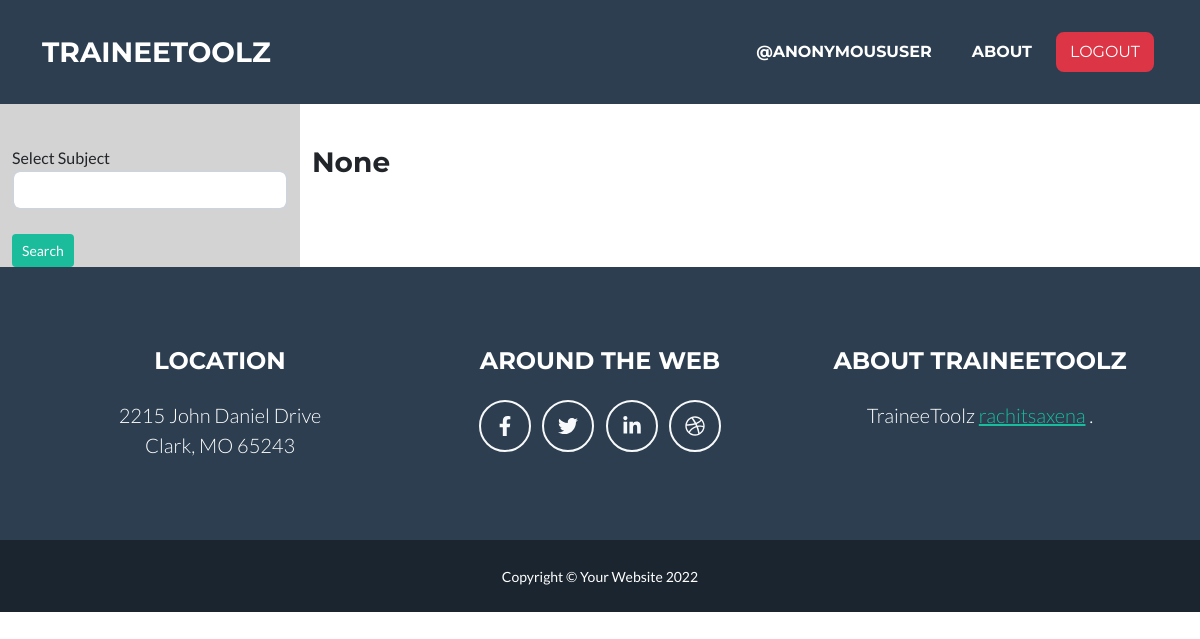
Page /notes/search-results on the earlier database version.
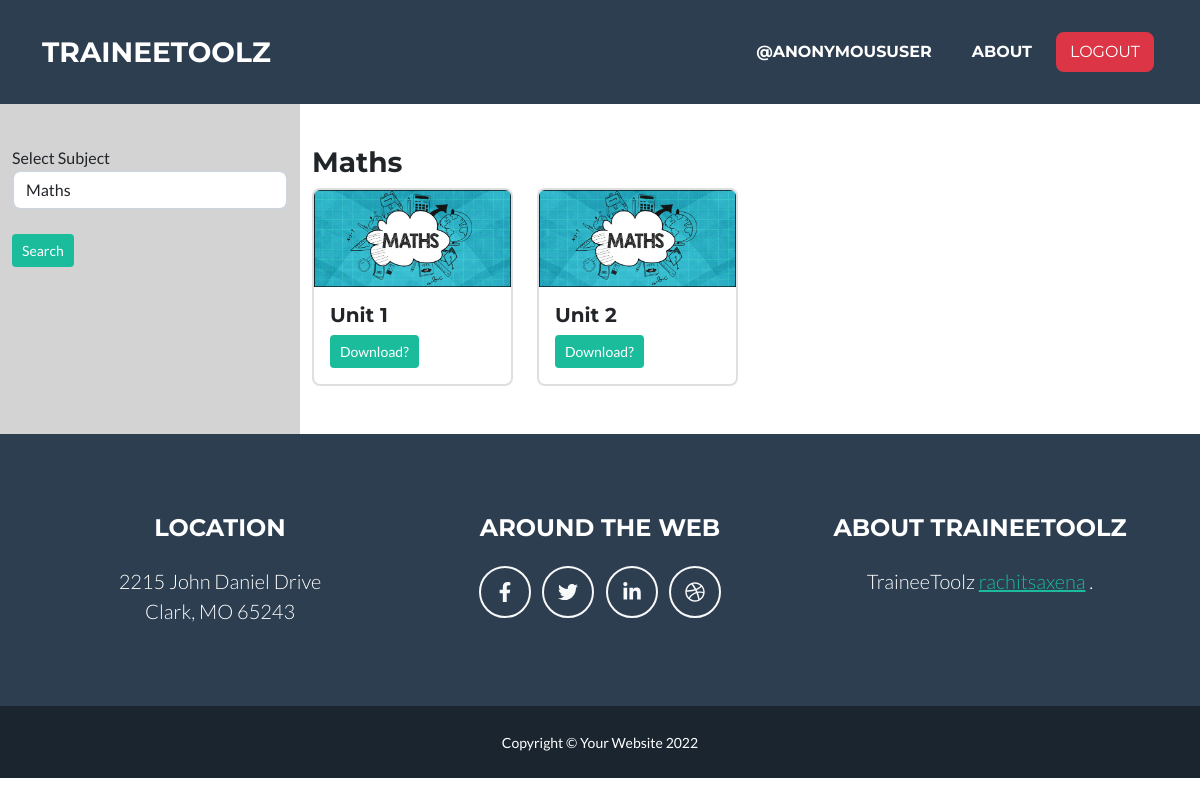
Same page on the later database version.
### notes/models.py (models this page shows, shortened)
class Subject(models.Model):
    name = models.CharField(max_length=100)
    units = models.ManyToManyField('Unit', blank=True, related_name='units')
    img = models.ImageField(null=True , blank=True)
    def __str__(self):
        return self.name

class Unit(models.Model):
    subject = models.ForeignKey(Subject , on_delete=models.CASCADE)
    unitNo = models.IntegerField(default=1)
    file = models.FileField(null=True, blank=True)
    class Meta:
        unique_together = ('unitNo','subject')

### notes/views.py (the view)
# urls.py: path('search-results', views.searchResults , name='search-subject')
def searchResults(request):
    subject = Subject.objects.all().first()
    if request.method=='POST':
        input = request.POST.get('subject')
        subject = Subject.objects.get(name=input)
        print(subject)
    params = {
        'subject':subject,
        'subjects':Subject.objects.all()
    }
    return render(request , 'notes/search-result.html', params)

### templates/notes/search-result.html (shortened to what this page needs)
{% extends 'basic.html'%}
{% block content%}
{% load static %}
<div class="container-fluid">
    <div class="row">
            <div class="col-sm-3 pt-5" style="background-color:#D3D3D3;">
                <form method="POST" action="{% url 'search-subject' %}"> {% csrf_token%}
                <div class="form-group" style="width:100%;">
                    <label for="exampleFormControlSelect1">Select Subject</label>
                    <select class="form-control" name='subject' id="exampleFormControlSelect1">
                        {% for i in subjects%}
                            <option>{{i}}</option>
                        {% endfor%}
                    </select>
                </div>
                <br>
                <button class="btn btn-sm btn-primary" type="submit">Search</button>
                </form>
            </div>
        <div class="col-sm-9 pt-5">
                <div class="row">
                        <h3>{{subject}}</h3>
                        {% for i in subject.units.all%}
                            <div class="col-sm-3 mb-5">
                                <div class="card" >
                                  <img class="card-img-top" src="{{subject.img.url}}" alt="Card image cap">
                                  <div class="card-body">
                                    <h5 class="card-title">Unit {{i.unitNo}}</h5>
                                    <a href="{{i.file.url}}" class="btn btn-primary btn-sm">Download?</a>
                                  </div>
                                </div>
                            </div>
                        {% endfor %}
                </div>
        </div>
    </div>
</div>
{% endblock content%}

Differences in the rows shown:
added Subject: name "Maths"
added Unit: img (picture), unitNo "1"
added Unit: img (picture), unitNo "2"
Other differences:
form field subject: (not shown) → "Maths"
{{ subject }}: "None" → (not shown)
